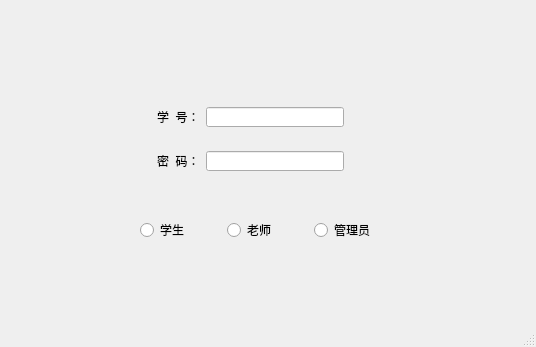
<?xml version="1.0" encoding="UTF-8"?>
<ui version="4.0">
 <class>RegisterInterface</class>
 <widget class="QMainWindow" name="RegisterInterface">
  <property name="geometry">
   <rect>
    <x>0</x>
    <y>0</y>
    <width>536</width>
    <height>347</height>
   </rect>
  </property>
  <property name="windowTitle">
   <string>MainWindow</string>
  </property>
  <widget class="QWidget" name="centralwidget">
   <widget class="QStackedWidget" name="stackedWidget">
    <property name="geometry">
     <rect>
      <x>130</x>
      <y>80</y>
      <width>241</width>
      <height>118</height>
     </rect>
    </property>
    <property name="currentIndex">
     <number>0</number>
    </property>
    <widget class="QWidget" name="page">
     <layout class="QVBoxLayout" name="verticalLayout_4">
      <item>
       <widget class="QWidget" name="widget_3" native="true">
        <layout class="QVBoxLayout" name="verticalLayout">
         <item>
          <widget class="QWidget" name="widget" native="true">
           <layout class="QHBoxLayout" name="horizontalLayout">
            <item>
             <widget class="QLabel" name="label">
              <property name="text">
               <string>学  号：</string>
              </property>
             </widget>
            </item>
            <item>
             <widget class="QLineEdit" name="lineEdit"/>
            </item>
           </layout>
          </widget>
         </item>
         <item>
          <widget class="QWidget" name="widget_2" native="true">
           <layout class="QHBoxLayout" name="horizontalLayout_2">
            <item>
             <widget class="QLabel" name="label_2">
              <property name="text">
               <string>密  码：</string>
              </property>
             </widget>
            </item>
            <item>
             <widget class="QLineEdit" name="lineEdit_2"/>
            </item>
           </layout>
          </widget>
         </item>
        </layout>
       </widget>
      </item>
     </layout>
    </widget>
    <widget class="QWidget" name="page_2">
     <layout class="QVBoxLayout" name="verticalLayout_5">
      <item>
       <widget class="QWidget" name="widget_4" native="true">
        <layout class="QVBoxLayout" name="verticalLayout_2">
         <item>
          <widget class="QWidget" name="widget_5" native="true">
           <layout class="QHBoxLayout" name="horizontalLayout_3">
            <item>
             <widget class="QLabel" name="label_3">
              <property name="text">
               <string>职工号：</string>
              </property>
             </widget>
            </item>
            <item>
             <widget class="QLineEdit" name="lineEdit_3"/>
            </item>
           </layout>
          </widget>
         </item>
         <item>
          <widget class="QWidget" name="widget_6" native="true">
           <layout class="QHBoxLayout" name="horizontalLayout_4">
            <item>
             <widget class="QLabel" name="label_4">
              <property name="text">
               <string>密  码：</string>
              </property>
             </widget>
            </item>
            <item>
             <widget class="QLineEdit" name="lineEdit_4"/>
            </item>
           </layout>
          </widget>
         </item>
        </layout>
       </widget>
      </item>
     </layout>
    </widget>
    <widget class="QWidget" name="page_3">
     <layout class="QVBoxLayout" name="verticalLayout_6">
      <item>
       <widget class="QWidget" name="widget_7" native="true">
        <layout class="QVBoxLayout" name="verticalLayout_3">
         <item>
          <widget class="QWidget" name="widget_8" native="true">
           <layout class="QHBoxLayout" name="horizontalLayout_5">
            <item>
             <widget class="QLabel" name="label_5">
              <property name="text">
               <string>用户民：</string>
              </property>
             </widget>
            </item>
            <item>
             <widget class="QLineEdit" name="lineEdit_5"/>
            </item>
           </layout>
          </widget>
         </item>
         <item>
          <widget class="QWidget" name="widget_9" native="true">
           <layout class="QHBoxLayout" name="horizontalLayout_6">
            <item>
             <widget class="QLabel" name="label_6">
              <property name="text">
               <string>密  码：</string>
              </property>
             </widget>
            </item>
            <item>
             <widget class="QLineEdit" name="lineEdit_6"/>
            </item>
           </layout>
          </widget>
         </item>
        </layout>
       </widget>
      </item>
     </layout>
    </widget>
   </widget>
   <widget class="QWidget" name="widget_10" native="true">
    <property name="geometry">
     <rect>
      <x>140</x>
      <y>210</y>
      <width>255</width>
      <height>41</height>
     </rect>
    </property>
    <layout class="QHBoxLayout" name="horizontalLayout_7">
     <item>
      <widget class="QRadioButton" name="studentButton">
       <property name="text">
        <string>学生</string>
       </property>
      </widget>
     </item>
     <item>
      <widget class="QRadioButton" name="teacherButton">
       <property name="text">
        <string>老师</string>
       </property>
      </widget>
     </item>
     <item>
      <widget class="QRadioButton" name="adminButton">
       <property name="text">
        <string>管理员</string>
       </property>
      </widget>
     </item>
    </layout>
   </widget>
  </widget>
  <widget class="QMenuBar" name="menubar">
   <property name="geometry">
    <rect>
     <x>0</x>
     <y>0</y>
     <width>536</width>
     <height>23</height>
    </rect>
   </property>
  </widget>
  <widget class="QStatusBar" name="statusbar"/>
 </widget>
 <resources/>
 <connections/>
</ui>
